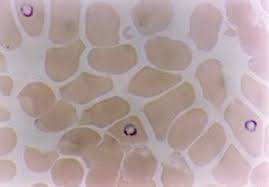
%> input picture 3 year/5 semestr/MPOC/Lab11/images_2.jpg, 269 x 187 px
$ octave task2.m   (GNU Octave 9; MATLAB toolbox functions it lacks are replaced by stand-ins)
%> lines starting %> are read from the running program, lines starting %| are printed output that depends on the picture; in (x1, y1, x2, y2) boxes, pixels count from 0 and x2, y2 are one past the last pixel; in counts of white or black regions, pixels touching at a corner belong together; the program's own positions count from 1
clc
close all
clear all

pkg load image;

img = imread('images_2.jpg');
%> img is the input picture: size 187x269x3 uint8; mean R, G, B 180.1, 161.2, 161.3

if size(img, 3) == 3
  img = rgb2gray(img);
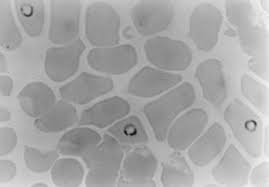
%> img: size 187x269 uint8; min 13, max 246, mean 166.8
end

binary_img = im2bw(img);
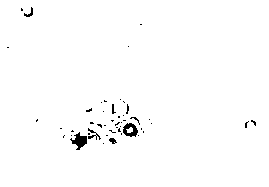
%> binary_img: size 187x269 logical; 98.8% white; 47 black regions (41 under 20 px), largest, box (x1, y1, x2, y2) and area: (70, 132, 87, 150) 154, (123, 123, 138, 137) 128, (88, 128, 101, 140) 50, (24, 7, 33, 17) 35, (109, 138, 117, 144) 30, (112, 104, 116, 114) 22

distance_transform = bwdist(~binary_img);
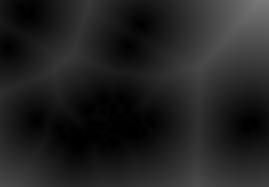
%> distance_transform: size 187x269 single; min 0, max 121.1, mean 33.5
watershed_transform = watershed(-distance_transform);
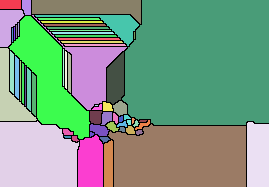
%> watershed_transform: size 187x269 uint8; 66 distinct labels, from 0 to 65; one colour per label, 0 black
segmented_img = binary_img;
segmented_img(watershed_transform == 0) = 0;
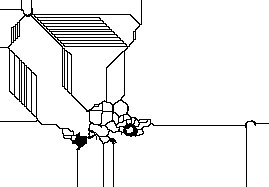
%> segmented_img: size 187x269 logical; 93.5% white; black in thin lines or dots

figure;
subplot(1, 3, 1), imshow(img), title('Oryginalny gray obraz');
subplot(1, 3, 2), imshow(binary_img), title('Oryginalny obraz binarny');
subplot(1, 3, 3), imshow(distance_transform, []), title('Transformata odległości');
subplot(1, 3, 4), imshow(segmented_img), title('Po rozdzieleniu obiektów');

$ run again, with 3 year/5 semestr/MPOC/Lab11/images_01.jpg copied over 3 year/5 semestr/MPOC/Lab11/images_2.jpg
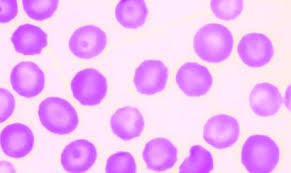
%> input picture 3 year/5 semestr/MPOC/Lab11/images_01.jpg, 291 x 173 px
%> img is the input picture: size 173x291x3 uint8; mean R, G, B 242.1, 190.1, 248.6
%> img: size 173x291 uint8
%> binary_img: size 173x291 logical; 100% white; black in thin lines or dots, all inside (x1, y1, x2, y2) = (120, 0, 208, 168)
%> `watershed_transform = watershed(-distance_transform);`:
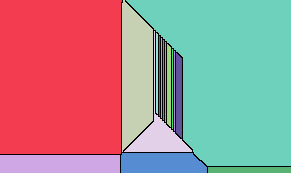
%> watershed_transform: size 173x291 uint8; 17 distinct labels, from 0 to 16; one colour per label, 0 black
%> `segmented_img(watershed_transform == 0) = 0;`:
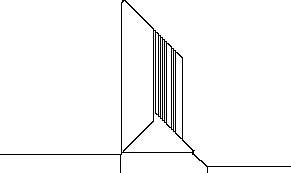
%> segmented_img: size 173x291 logical; 96.8% white; black in thin lines or dots

$ run again, with 3 year/5 semestr/MPOC/Lab11/images_04.jpg copied over 3 year/5 semestr/MPOC/Lab11/images_2.jpg
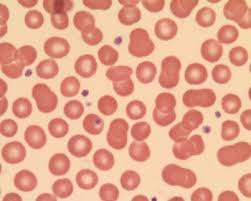
%> input picture 3 year/5 semestr/MPOC/Lab11/images_04.jpg, 251 x 201 px
%> img is the input picture: size 201x251x3 uint8; mean R, G, B 229.5, 167.2, 141.5
%> img: size 201x251 uint8
%> binary_img: size 201x251 logical; 99.3% white; 67 black regions (65 under 20 px), largest, box (x1, y1, x2, y2) and area: (53, 0, 66, 16) 162, (82, 91, 88, 96) 22
%> `watershed_transform = watershed(-distance_transform);`:
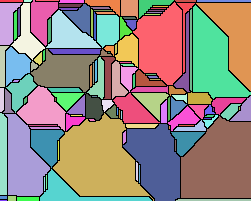
%> watershed_transform: size 201x251 uint8; 132 distinct labels, from 0 to 131; one colour per label, 0 black
%> `segmented_img(watershed_transform == 0) = 0;`:
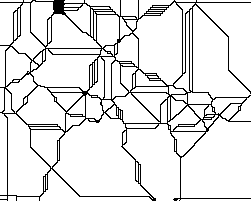
%> segmented_img: size 201x251 logical; 89.8% white; black in thin lines or dots

$ run again, with 3 year/5 semestr/MPOC/Lab11/images_3.jpg copied over 3 year/5 semestr/MPOC/Lab11/images_2.jpg
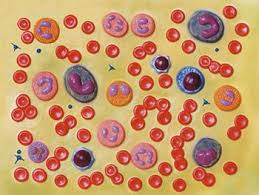
%> input picture 3 year/5 semestr/MPOC/Lab11/images_3.jpg, 259 x 195 px
%> img is the input picture: size 195x259x3 uint8; mean R, G, B 200.9, 153.1, 106.6
%> img: size 195x259 uint8
%> binary_img: size 195x259 logical; 74.7% white; 142 black regions (72 under 20 px), largest, box (x1, y1, x2, y2) and area: (193, 138, 222, 187) 892, (64, 65, 98, 103) 888, (188, 11, 224, 43) 848
%> `watershed_transform = watershed(-distance_transform);`:
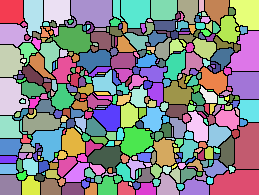
%> watershed_transform: size 195x259 uint16; 365 distinct labels, from 0 to 364; one colour per label, 0 black
%> `segmented_img(watershed_transform == 0) = 0;`:
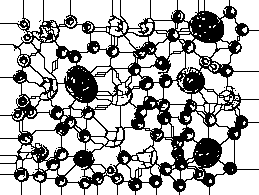
%> segmented_img: size 195x259 logical; 69.4% white; 15 black regions (14 under 20 px), largest, box (x1, y1, x2, y2) and area: (0, 0, 259, 195) 15446
